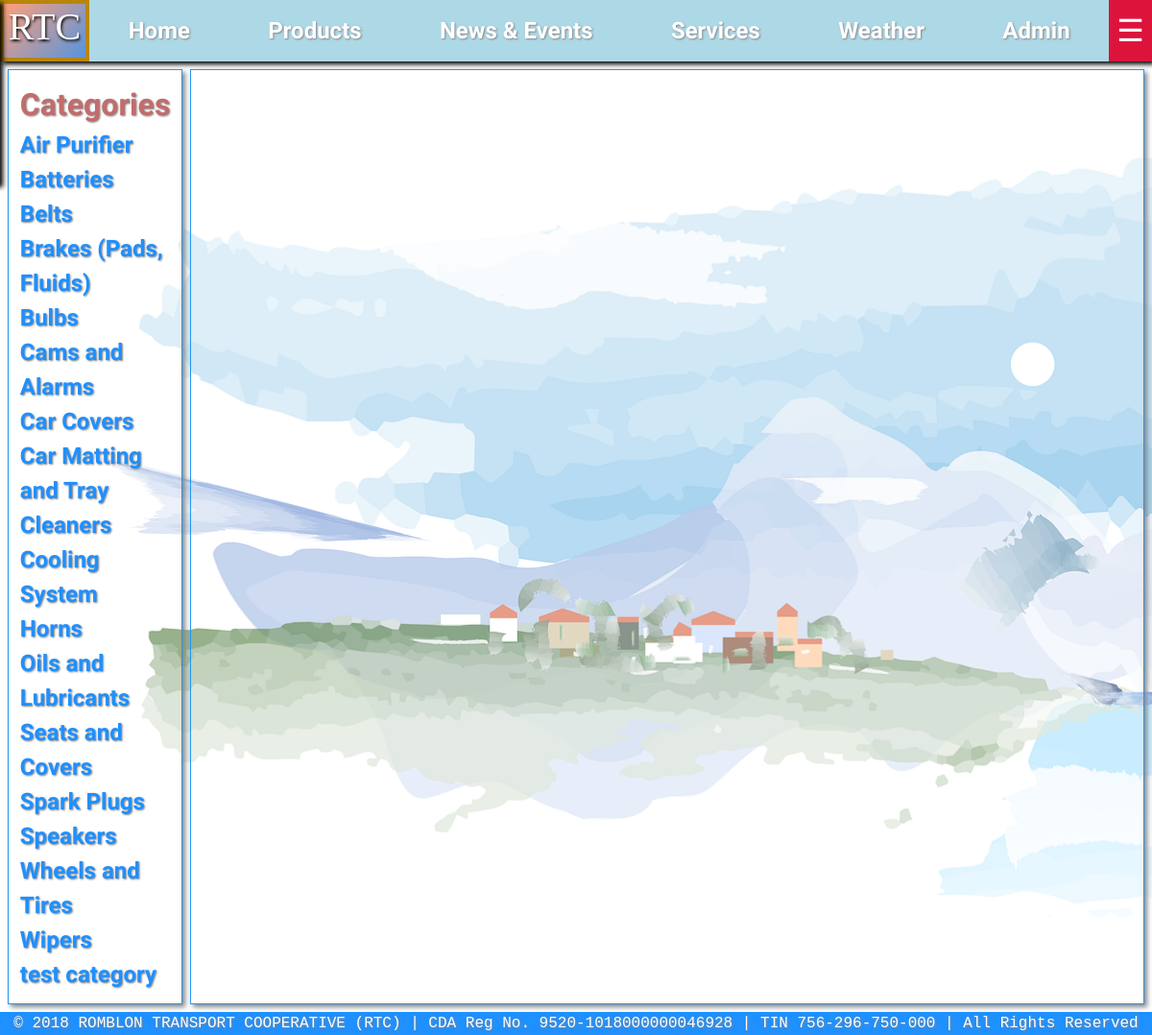
Screenshot of /products/ with the database file from the repository.
### products/models.py (models this page shows)
class Category(models.Model):
    name = models.CharField(max_length=50)
    description = models.CharField(max_length=255, null=True, blank=True)

### products/views.py (the view)
# urls.py: path('', views.category),             #base.html     /products
def category(request):
    categories = Category.objects.all().order_by('name')
    return render(request, 'category.html', {'categories': categories})

### products/templates/category.html (shortened to what this page needs)
{% extends 'base.html' %}
{% block content %}
    <div class="products-container">
        <div class="category-sidebar">
            <div>
                <a class="title-text" href="/products">Categories</a>
            </div>
            {% for category in categories %}
                <a class="regular-text" href="/products/category/?id={{category.id}}">{{ category.name }}</a>
            {% endfor%}
        </div>
        <div class="products-card-container">
        </div>
    </div>
{% endblock %}

### static/css/base.css (style rules this page uses)
.regular-text { color: dodgerblue; font-size: 1.5rem; font-weight: bold; text-shadow:1px 1px 2px #888888; font-family: 'Shadows Into Light', cursive; }
.title-text { color: rgb(194, 108, 108); font-size: 2rem; font-weight: bold; text-shadow:1px 1px 2px #888888; font-family: 'Shadows Into Light', cursive; }
body { margin:0; padding:0; font-family: 'Bookman Old Style'; background-image: url("/static/images/home/main.png"); background-repeat: no-repeat; background-attachment: fixed; background-size: cover; }
.products-container { height:100%; padding: .5rem; display: flex; justify-content: center; }
.category-sidebar { height: 100%; border: 1px solid #2196f3; flex-basis: 10%; padding: .3rem; box-shadow: 3px 3px 5px #888888; display:flex; flex-direction: column; padding: 1%; font-family: 'Shadows Into Light', cursive; font-size: medium; font-weight: bold; text-shadow:1px 1px 3px #888888; }
.category-sidebar a { text-decoration: none; }
.products-card-container { height: 100%; border: 1px solid #2196f3; flex-basis: 90%; padding: .3rem; box-shadow: 3px 3px 5px #888888; margin-left: .5rem; }

### rows the page displays
Category: name "Air Purifier"
Category: name "Batteries"
Category: name "Belts"
Category: name "Brakes (Pads, Fluids)"
Category: name "Bulbs"
Category: name "Cams and Alarms"
Category: name "Car Covers"
Category: name "Car Matting and Tray"
Category: name "Cleaners"
Category: name "Cooling System"
Category: name "Horns"
Category: name "Oils and Lubricants"
Category: name "Seats and Covers"
Category: name "Spark Plugs"
Category: name "Speakers"
Category: name "Wheels and Tires"
Category: name "Wipers"
Category: name "test category"
